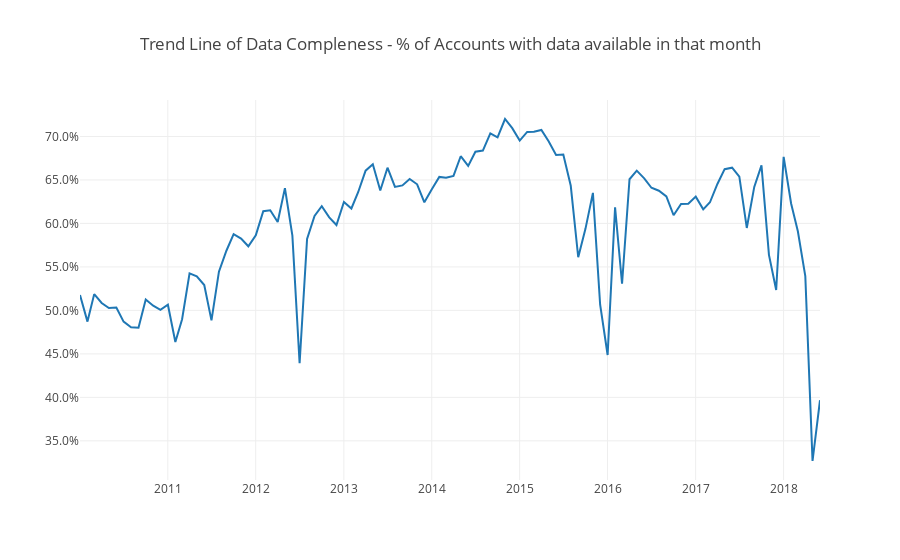

The code cell stored with this chart in its notebook:
### Code cell
# Create a trace
trace = go.Scatter(
    x = temp.Revenue_Month,
    y = temp.meter_perc
)

data = [trace]

layout = go.Layout(
    title='Trend Line of Data Compleness - % of Accounts with data available in that month',
    yaxis=dict(
#         title='% of Accounts with data available',
        tickformat=".1%"
    )
)
fig = go.Figure(data=data, layout=layout)
iplot(fig)
